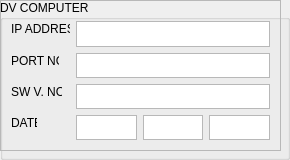
        <widget class="QGroupBox" name="groupBox_19">
         <property name="font">
          <font>
           <family>Arial</family>
          </font>
         </property>
         <property name="title">
          <string>DV COMPUTER</string>
         </property>
         <widget class="QFrame" name="frame_17">
          <property name="geometry">
           <rect>
            <x>0</x>
            <y>0</y>
            <width>281</width>
            <height>151</height>
           </rect>
          </property>
          <property name="frameShape">
           <enum>QFrame::StyledPanel</enum>
          </property>
          <property name="frameShadow">
           <enum>QFrame::Raised</enum>
          </property>
         </widget>
         <widget class="QTextEdit" name="DVC_V_LE">
          <property name="geometry">
           <rect>
            <x>76</x>
            <y>84</y>
            <width>194</width>
            <height>25</height>
           </rect>
          </property>
         </widget>
         <widget class="QLabel" name="label_97">
          <property name="geometry">
           <rect>
            <x>11</x>
            <y>115</y>
            <width>26</width>
            <height>16</height>
           </rect>
          </property>
          <property name="text">
           <string>DATE</string>
          </property>
         </widget>
         <widget class="QTextEdit" name="DVC_IP_LE">
          <property name="geometry">
           <rect>
            <x>76</x>
            <y>21</y>
            <width>194</width>
            <height>26</height>
           </rect>
          </property>
         </widget>
         <widget class="QLabel" name="label_98">
          <property name="geometry">
           <rect>
            <x>11</x>
            <y>21</y>
            <width>59</width>
            <height>16</height>
           </rect>
          </property>
          <property name="text">
           <string>IP ADDRESS</string>
          </property>
         </widget>
         <widget class="QTextEdit" name="DVC_P_LE">
          <property name="geometry">
           <rect>
            <x>76</x>
            <y>53</y>
            <width>194</width>
            <height>25</height>
           </rect>
          </property>
         </widget>
         <widget class="QLabel" name="label_99">
          <property name="geometry">
           <rect>
            <x>11</x>
            <y>53</y>
            <width>48</width>
            <height>16</height>
           </rect>
          </property>
          <property name="text">
           <string>PORT NO.</string>
          </property>
         </widget>
         <widget class="QTextEdit" name="DVC_D_LE">
          <property name="geometry">
           <rect>
            <x>76</x>
            <y>115</y>
            <width>61</width>
            <height>25</height>
           </rect>
          </property>
         </widget>
         <widget class="QLabel" name="label_100">
          <property name="geometry">
           <rect>
            <x>11</x>
            <y>84</y>
            <width>51</width>
            <height>16</height>
           </rect>
          </property>
          <property name="text">
           <string>SW V. NO.</string>
          </property>
         </widget>
         <widget class="QTextEdit" name="DVC_Y_LE">
          <property name="geometry">
           <rect>
            <x>209</x>
            <y>115</y>
            <width>61</width>
            <height>25</height>
           </rect>
          </property>
         </widget>
         <widget class="QTextEdit" name="DVC_M_LE">
          <property name="geometry">
           <rect>
            <x>143</x>
            <y>115</y>
            <width>60</width>
            <height>25</height>
           </rect>
          </property>
         </widget>
        </widget>
